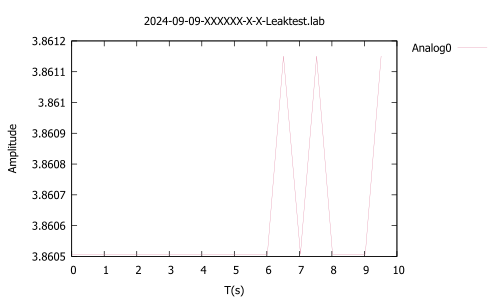

gnuplot code for this plot:
set terminal pdf
set encoding utf8
set output "2024-09-09-XXXXXX-X-X-Leaktest.pdf"
set encoding utf8
#set xrange [0.0:600.0]
#set yrange [0.0:20.0]
set key outside
set style line 1 linecolor rgb '#DB7093' linewidth 0.1
set title "2024-09-09-XXXXXX-X-X-Leaktest.lab"
set xlabel "T(s)"
set ylabel "Amplitude"
plot "2024-09-09-XXXXXX-X-X-Leaktest.lab" every ::1 using 1:2 w l linestyle 1 title "Analog0"
